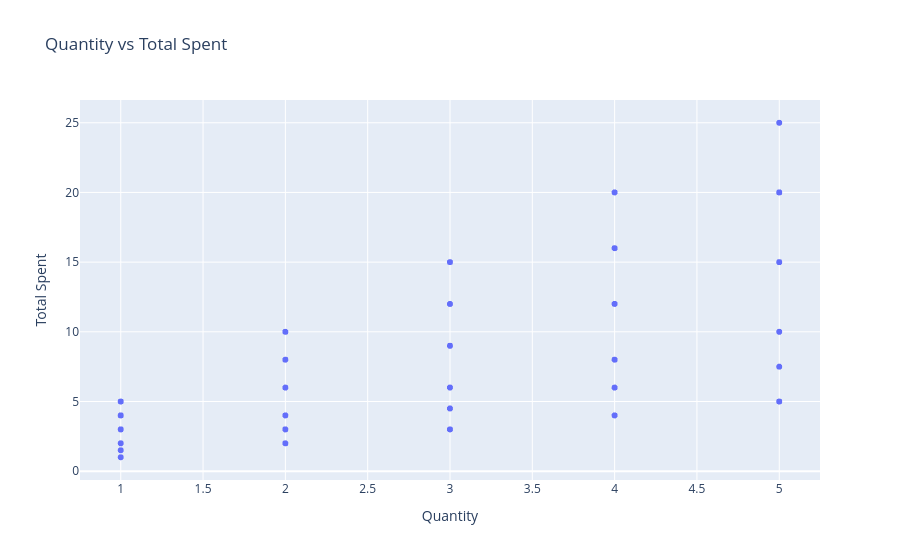

The code cell stored with this chart in its notebook:
### Code cell
# Plot Quantity vs Total Spent
fig = px.scatter(
    df,
    x="Quantity",
    y="Total Spent",
    title="Quantity vs Total Spent"
)
fig.show()

### Figure 1 — Plotly figure (JSON) as saved in the notebook; plotly's stock layout.template omitted (floating-point values rounded to 4 significant figures; data arrays with more than 128 entries replaced by an {"elided": "..."} marker saying what was removed)
{"data": [{"hovertemplate": "Quantity=%{x}<br>Total Spent=%{y}<extra></extra>", "legendgroup": "", "marker": {"color": "#636efa", "symbol": "circle"}, "mode": "markers", "name": "", "showlegend": false, "type": "scattergl", "x": {"elided": "10000 float values"}, "xaxis": "x", "y": {"elided": "10000 float values"}, "yaxis": "y"}], "layout": {"legend": {"tracegroupgap": 0}, "title": {"text": "Quantity vs Total Spent"}, "xaxis": {"anchor": "y", "domain": [0, 1], "title": {"text": "Quantity"}}, "yaxis": {"anchor": "x", "domain": [0, 1], "title": {"text": "Total Spent"}}}}
